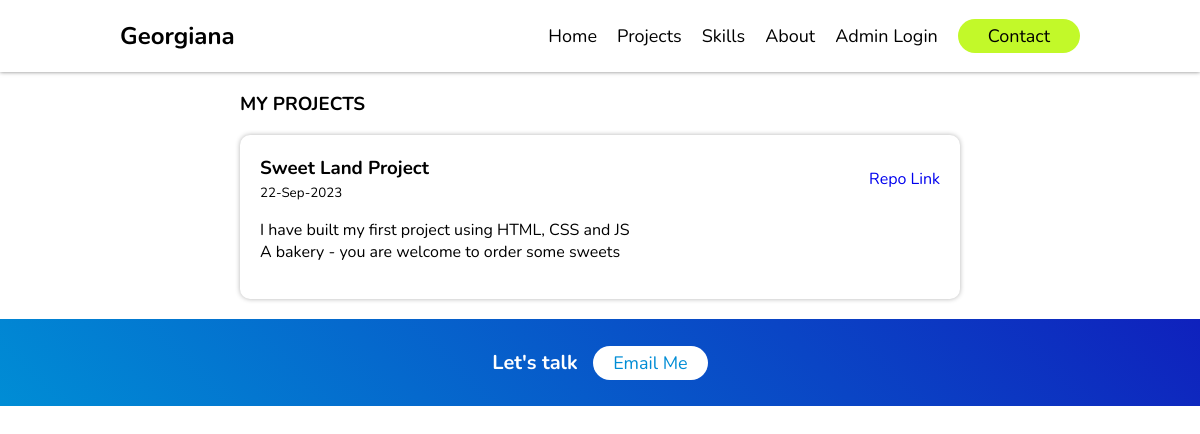
The app's page /projects with its own data.
### webapp/models.py (models this page shows)
class Project(db.Model):
    id = db.Column(db.Integer, primary_key=True)
    title = db.Column(db.String(255))
    desc = db.Column(db.Text)
    completed_on = db.Column(db.Date)
    repo_link = db.Column(db.String(255))

### webapp/routes.py (the view)
@routes.route('/projects')
def projects():
    projects = Project.query.order_by(Project.id.desc())
    return render_template("projects.html"
                           , my_project=projects)

### webapp/templates/projects.html (shortened to what this page needs)
<!DOCTYPE html>
<html lang="en">
<head>
    <link rel="stylesheet" href="../static/css/nav.css">
    <link rel="stylesheet" href="../static/css/manage_project.css">
</head>
<body>
    {% include "nav-bar.html" %}
    <div class="container">
        <div class="my_projects">
            <h3>MY PROJECTS</h3>
            {% for project in my_project %}
                <div class="project">
                    <div class="side-to-side">
                        <div>
                            <h3>{{ project.title }}</h3>
                            <small>{{ project.completed_on.strftime("%d-%b-%Y")  }}</small>
                        </div>
                        <div>
                            <a href="{{ project.repo_link }}">Repo Link</a>
                        </div>
                    </div>
                    <pre>{{ project.desc|safe }}</pre>
                </div>
            {% endfor %}
        </div>
    </div>
    {% include "footer.html" %}
</body>
</html>

### webapp/static/css/nav.css (style rules this page uses)
:root { --darkblue: #0F21BD; --mediumblue: #008DD5; --lightblue: #DEF2F8; --limegreen: #C2F929; }
body { margin: 0; scroll-behavior: smooth; }
* { font-family: Nunito, sans-serif; box-sizing: border-box; }
a { text-decoration: none; }
.container { margin-inline: 20%; }

### webapp/static/css/manage_project.css (style rules this page uses)
.side-to-side { display: flex; justify-content: space-between; align-items: center; }
.project { padding: 20px 20px; box-shadow: 0 0 5px rgba(0, 0, 0, 0.3); border-radius: 10px; margin-bottom: 20px; }
.project a { display: block; }
.project h3 { margin: 0; }
pre { word-wrap: break-word; white-space: pre-wrap; }

### records on screen
Project: title "Sweet Land Project", completed_on "22-Sep-2023", desc "I have built my first project using HTML, CSS and JS A bakery - you are welcome to order some sweets"
